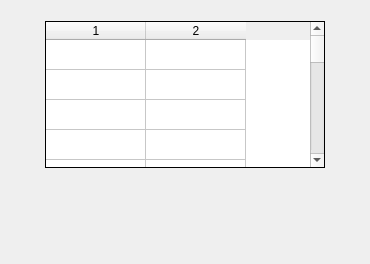
      <widget class="QWidget" name="tab_more_info">
       <attribute name="title">
        <string> Details</string>
       </attribute>
       <layout class="QVBoxLayout" name="verticalLayout_3">
        <item>
         <layout class="QGridLayout" name="gridLayout_5" rowstretch="1,4,1,1" columnstretch="1,10,1">
          <item row="0" column="1">
           <spacer name="verticalSpacer_9">
            <property name="orientation">
             <enum>Qt::Vertical</enum>
            </property>
            <property name="sizeType">
             <enum>QSizePolicy::Fixed</enum>
            </property>
            <property name="sizeHint" stdset="0">
             <size>
              <width>20</width>
              <height>10</height>
             </size>
            </property>
           </spacer>
          </item>
          <item row="1" column="0">
           <spacer name="horizontalSpacer_9">
            <property name="orientation">
             <enum>Qt::Horizontal</enum>
            </property>
            <property name="sizeHint" stdset="0">
             <size>
              <width>40</width>
              <height>20</height>
             </size>
            </property>
           </spacer>
          </item>
          <item row="3" column="0" colspan="3">
           <layout class="QHBoxLayout" name="horizontalLayout_7" stretch="1,1,1,1">
            <property name="leftMargin">
             <number>6</number>
            </property>
            <property name="rightMargin">
             <number>6</number>
            </property>
            <item>
             <widget class="QLabel" name="lbl_uptime">
              <property name="text">
               <string/>
              </property>
              <property name="alignment">
               <set>Qt::AlignCenter</set>
              </property>
             </widget>
            </item>
            <item>
             <widget class="QLabel" name="lbl_cnv">
              <property name="text">
               <string/>
              </property>
              <property name="alignment">
               <set>Qt::AlignCenter</set>
              </property>
             </widget>
            </item>
            <item>
             <widget class="QLabel" name="lbl_antenna">
              <property name="sizePolicy">
               <sizepolicy hsizetype="Preferred" vsizetype="Preferred">
                <horstretch>0</horstretch>
                <verstretch>0</verstretch>
               </sizepolicy>
              </property>
              <property name="frameShape">
               <enum>QFrame::NoFrame</enum>
              </property>
              <property name="text">
               <string/>
              </property>
              <property name="alignment">
               <set>Qt::AlignCenter</set>
              </property>
              <property name="wordWrap">
               <bool>true</bool>
              </property>
             </widget>
            </item>
            <item>
             <widget class="QLabel" name="lbl_commit">
              <property name="sizePolicy">
               <sizepolicy hsizetype="Preferred" vsizetype="Preferred">
                <horstretch>0</horstretch>
                <verstretch>0</verstretch>
               </sizepolicy>
              </property>
              <property name="frameShape">
               <enum>QFrame::NoFrame</enum>
              </property>
              <property name="text">
               <string/>
              </property>
              <property name="alignment">
               <set>Qt::AlignCenter</set>
              </property>
              <property name="wordWrap">
               <bool>true</bool>
              </property>
             </widget>
            </item>
           </layout>
          </item>
          <item row="2" column="1">
           <layout class="QHBoxLayout" name="horizontalLayout_13">
            <item>
             <widget class="QLabel" name="lbl_gps">
              <property name="frameShape">
               <enum>QFrame::NoFrame</enum>
              </property>
              <property name="text">
               <string/>
              </property>
              <property name="alignment">
               <set>Qt::AlignCenter</set>
              </property>
              <property name="wordWrap">
               <bool>true</bool>
              </property>
             </widget>
            </item>
            <item>
             <widget class="QLabel" name="lbl_gps_sat">
              <property name="frameShape">
               <enum>QFrame::NoFrame</enum>
              </property>
              <property name="text">
               <string/>
              </property>
              <property name="alignment">
               <set>Qt::AlignCenter</set>
              </property>
              <property name="wordWrap">
               <bool>true</bool>
              </property>
             </widget>
            </item>
           </layout>
          </item>
          <item row="1" column="2">
           <spacer name="horizontalSpacer_11">
            <property name="orientation">
             <enum>Qt::Horizontal</enum>
            </property>
            <property name="sizeHint" stdset="0">
             <size>
              <width>40</width>
              <height>20</height>
             </size>
            </property>
           </spacer>
          </item>
          <item row="1" column="1">
           <widget class="QTableWidget" name="tbl_his">
            <property name="sizePolicy">
             <sizepolicy hsizetype="Preferred" vsizetype="Preferred">
              <horstretch>0</horstretch>
              <verstretch>0</verstretch>
             </sizepolicy>
            </property>
            <property name="styleSheet">
             <string notr="true">font: 12pt &quot;DejaVu Sans&quot;;</string>
            </property>
            <property name="frameShape">
             <enum>QFrame::Box</enum>
            </property>
            <property name="frameShadow">
             <enum>QFrame::Plain</enum>
            </property>
            <property name="horizontalScrollBarPolicy">
             <enum>Qt::ScrollBarAlwaysOff</enum>
            </property>
            <property name="editTriggers">
             <set>QAbstractItemView::NoEditTriggers</set>
            </property>
            <property name="tabKeyNavigation">
             <bool>false</bool>
            </property>
            <property name="dragDropOverwriteMode">
             <bool>false</bool>
            </property>
            <property name="selectionMode">
             <enum>QAbstractItemView::NoSelection</enum>
            </property>
            <property name="selectionBehavior">
             <enum>QAbstractItemView::SelectRows</enum>
            </property>
            <property name="sortingEnabled">
             <bool>true</bool>
            </property>
            <property name="wordWrap">
             <bool>false</bool>
            </property>
            <property name="rowCount">
             <number>25</number>
            </property>
            <property name="columnCount">
             <number>2</number>
            </property>
            <attribute name="horizontalHeaderHighlightSections">
             <bool>true</bool>
            </attribute>
            <attribute name="verticalHeaderVisible">
             <bool>false</bool>
            </attribute>
            <row/>
            <row/>
            <row/>
            <row/>
            <row/>
            <row/>
            <row/>
            <row/>
            <row/>
            <row/>
            <row/>
            <row/>
            <row/>
            <row/>
            <row/>
            <row/>
            <row/>
            <row/>
            <row/>
            <row/>
            <row/>
            <row/>
            <row/>
            <row/>
            <row/>
            <column/>
            <column/>
           </widget>
          </item>
         </layout>
        </item>
       </layout>
      </widget>
